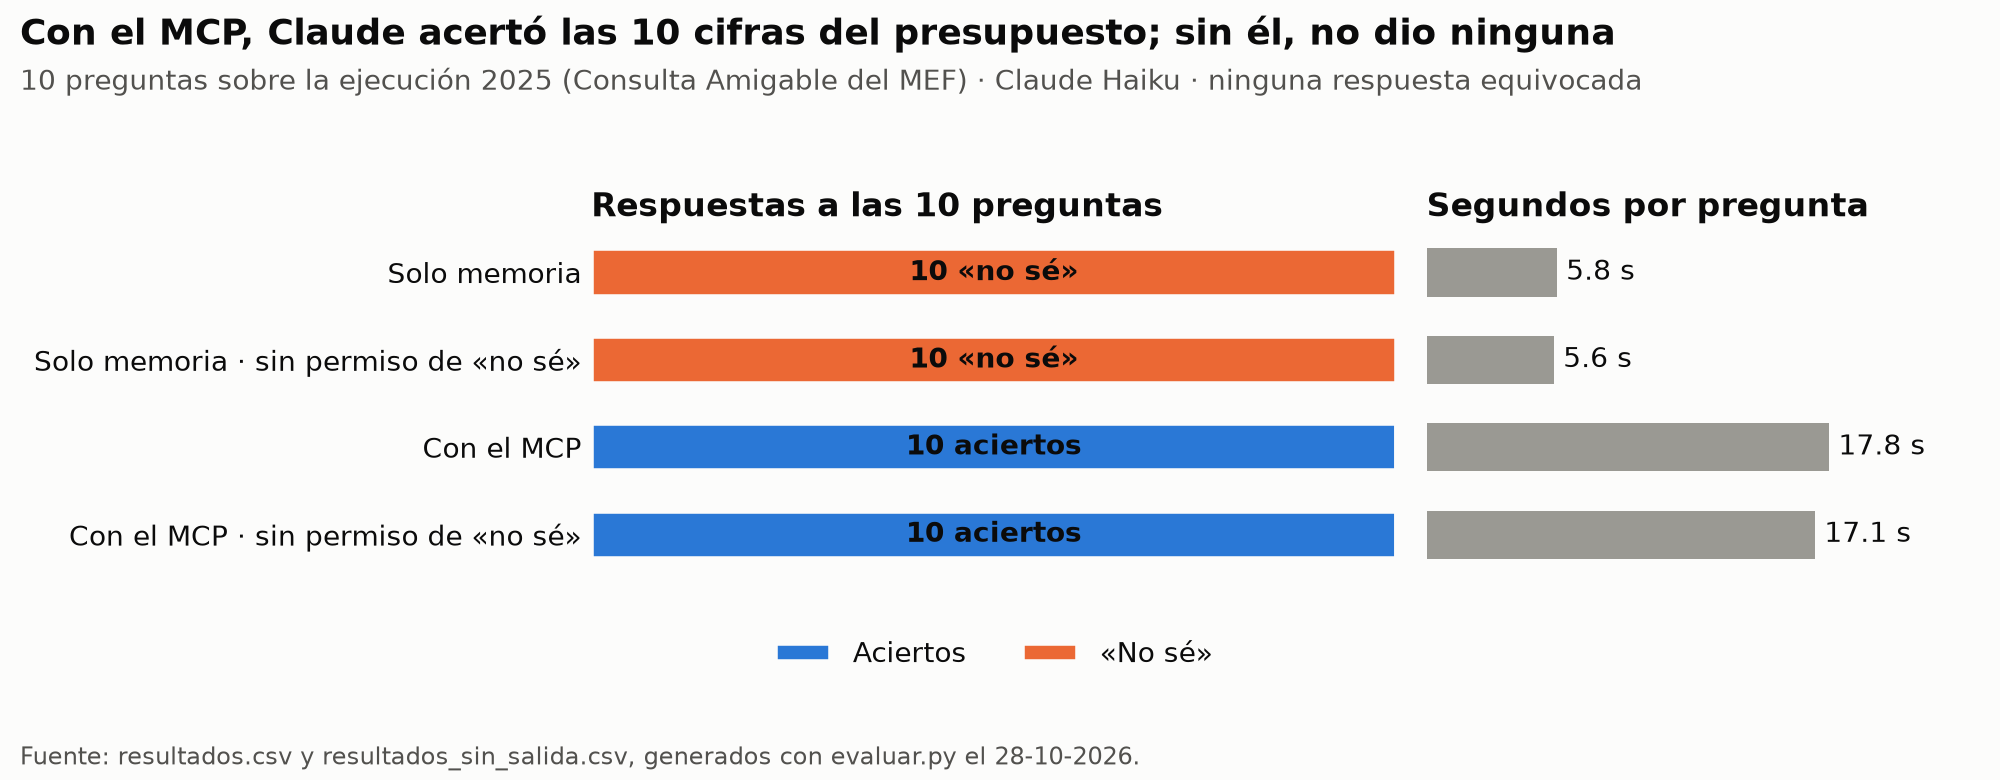

Generate this figure with Python:
"""La figura del informe: cuántas cifras acertó Claude en cada modo y cuánto tardó.

    uv run grafico.py          # lee resultados.csv y resultados_sin_salida.csv, escribe grafico.png
"""
from pathlib import Path

import matplotlib.pyplot as plt
import pandas as pd

AQUI = Path(__file__).parent
SUPERFICIE, TEXTO, TEXTO_2, GRILLA = "#fcfcfb", "#0b0b0b", "#52514e", "#e4e3df"
COLOR = {"acierta": "#2a78d6", "no sabe": "#eb6834", "se equivoca": "#e34948"}
NEUTRO = "#9a9993"
ETIQUETA = {"acierta": "aciertos", "no sabe": "«no sé»", "se equivoca": "errores"}

res = pd.concat([pd.read_csv(AQUI / "resultados.csv").assign(corrida=""),
                 pd.read_csv(AQUI / "resultados_sin_salida.csv").assign(corrida=" · sin permiso de «no sé»")])
res["fila"] = res.modo.map({"memoria": "Solo memoria", "mcp": "Con el MCP"}) + res.corrida
orden = ["Solo memoria", "Solo memoria · sin permiso de «no sé»", "Con el MCP", "Con el MCP · sin permiso de «no sé»"]
conteo = res.groupby("fila").resultado.value_counts().unstack(fill_value=0).reindex(orden)
segundos = res.groupby("fila").segundos.mean().reindex(orden)
n = int(conteo.iloc[0].sum())

plt.rcParams.update({"font.size": 10, "text.color": TEXTO, "axes.labelcolor": TEXTO_2,
                     "xtick.color": TEXTO_2, "ytick.color": TEXTO})
fig, (a, b) = plt.subplots(1, 2, figsize=(10, 3.9), width_ratios=[1.6, 1], sharey=True, facecolor=SUPERFICIE)
y = range(len(orden))[::-1]

izquierda = pd.Series(0, index=orden)
for r in ["acierta", "se equivoca", "no sabe"]:
    if r not in conteo:
        continue
    a.barh(y, conteo[r], left=izquierda, height=0.55, color=COLOR[r], edgecolor=SUPERFICIE, linewidth=2,
           label=ETIQUETA[r].capitalize().replace("«n", "«N"))
    for yi, (v, x0) in zip(y, zip(conteo[r], izquierda)):
        if v:
            a.text(x0 + v / 2, yi, f"{v} {ETIQUETA[r]}", ha="center", va="center", color=TEXTO, fontweight="bold")
    izquierda += conteo[r]
a.set_xlim(0, n)
a.set_title(f"Respuestas a las {n} preguntas", loc="left", fontweight="bold")
a.legend(loc="upper center", bbox_to_anchor=(0.5, -0.12), ncols=3, frameon=False)

b.barh(y, segundos, height=0.55, color=NEUTRO)
for yi, s in zip(y, segundos):
    b.text(s + 0.4, yi, f"{s:.1f} s", va="center", color=TEXTO)
b.set_xlim(0, segundos.max() * 1.25)
b.set_title("Segundos por pregunta", loc="left", fontweight="bold")

for ax in (a, b):
    ax.set_facecolor(SUPERFICIE)
    ax.set_yticks(list(y), orden)
    ax.tick_params(length=0)
    ax.grid(axis="x", color=GRILLA, linewidth=0.8)
    ax.set_axisbelow(True)
    for lado in ax.spines.values():
        lado.set_visible(False)
a.set_xticks([])
b.set_xticks([])

fig.suptitle("Con el MCP, Claude acertó las 10 cifras del presupuesto; sin él, no dio ninguna",
             x=0.01, ha="left", fontsize=13, fontweight="bold")
fig.text(0.01, 0.885, "10 preguntas sobre la ejecución 2025 (Consulta Amigable del MEF) · Claude Haiku · "
         "ninguna respuesta equivocada", color=TEXTO_2)
fig.text(0.01, 0.02, "Fuente: resultados.csv y resultados_sin_salida.csv, generados con evaluar.py el 28-10-2026.",
         color=TEXTO_2, fontsize=8.5)
fig.tight_layout(rect=(0, 0.05, 0.98, 0.88))
fig.savefig(AQUI / "grafico.png", dpi=200, facecolor=SUPERFICIE)
print("grafico.png listo")
